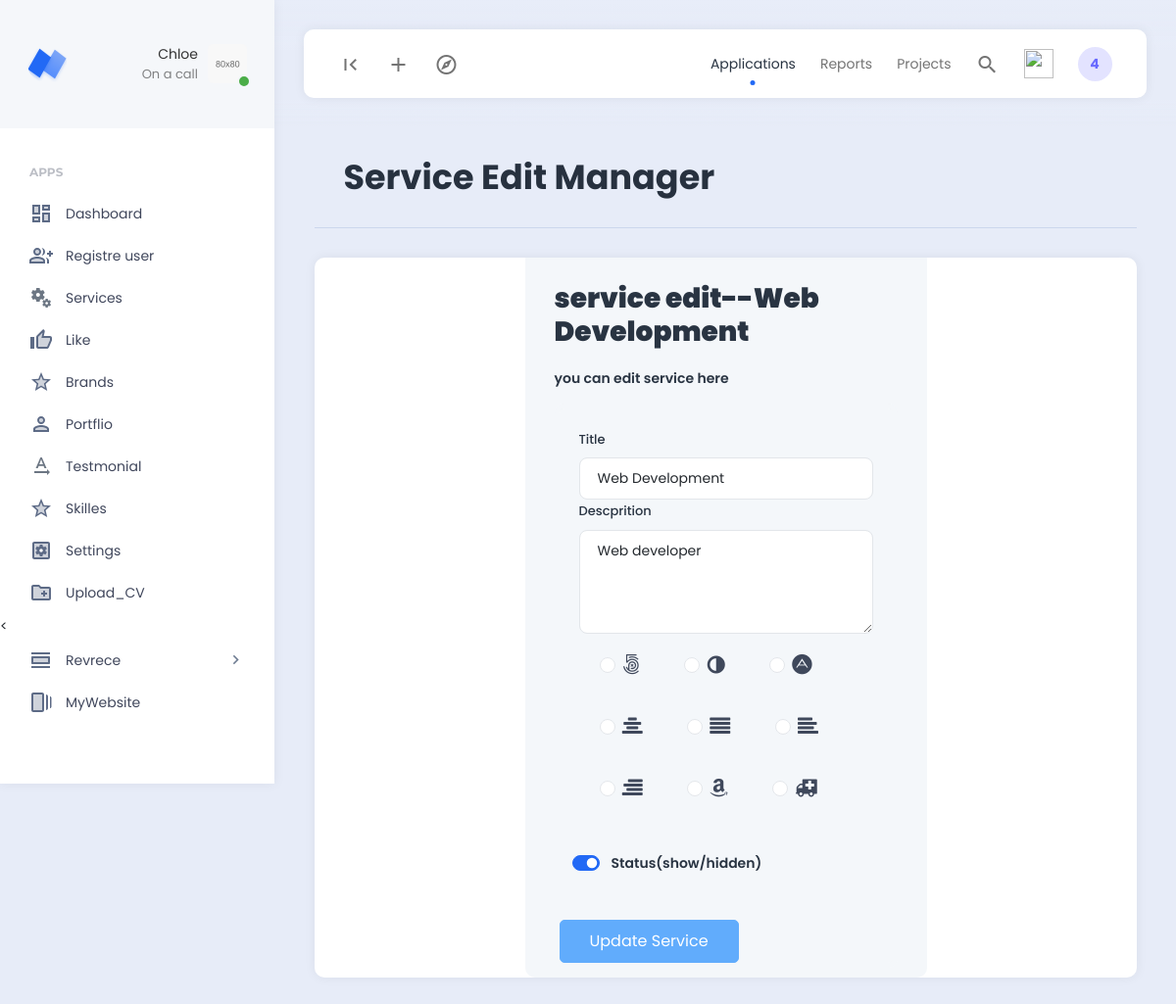
The page /Views/backend/service_edit.php?id=30 (signed in) on the database its author committed.
### tables this page shows
CREATE TABLE `Services` (
  `id` int(11) NOT NULL,
  `title` varchar(100) NOT NULL,
  `description` text NOT NULL,
  `logo` varchar(100) NOT NULL,
  `status` tinyint(1) NOT NULL
);

### Views/backend/service_edit.php (the view, shortened to what this page needs)
<?php
require_once('header.php');
require_once('../../db_controler.php');
$id = $_GET['id'];
?>
<div class="app-content">
    <div class="content-wrapper">
        <div class="container">
            <div class="row">
                <div class="col">
                    <div class="page-description">
                        <h1>Service Edit Manager</h1>
                    </div>
                </div>
            </div>
            <?php
            $select = "SELECT * FROM Services WHERE id=$id ";
            $query = mysqli_query($con,$select);
            $read = mysqli_fetch_array($query);
            ?>
            <div class="row">
                <div class="col-xl-12">
                    <div class="card widget widget-stats-large">
                        <div class="row">
                            <div class="col-md-6 m-auto">
                                <div class="widget-stats-large-info-container">
                                    <div class="card-header ">
                                        <h3 class="card-title fs-2 fw-bolder">service edit--<?=$read['title'];?></h3>
                                        <p class="text m-t-md fs-6 fw-400">
                                            you can edit service here
                                        </p>
                                        <div class="example-container">
                                            <div class="example-content">
                                                <form action="service_update.php" method="post">
                                                    <label class="form-label">Title</label>
                                                    <input type="text" class="form-control" value="<?= $read['title']; ?>" name="title" placeholder="title">
                                                    <label class="form-label">Descprition</label>
                                                    <textarea class="form-control" name="desc" rows="4"><?= $read['description']; ?></textarea>
                                                    <div class="form-group m-1-md" style="height: 200px; overflow-y:scroll">
                                                        <?php require_once('fontawsome.php');
                                                        ?>
                                                        <?php foreach ($icone as $icon) : ?>
                                                            <span class="badge text-dark p-4">
                                                                <input class="form-check-input" type="radio" name="logo" value="<?= $icon ?>" id="flexRadioDefault1_<?= $icon ?>" value="fa <?= $logo ?>">
                                                                <label class="form-check-label" for="flexRadioDefault1_<?= $icon ?>">
                                                                    <i class="fa-2x fa <?= $icon ?>"></i>
                                                            </span>
                                                        <?php endforeach; ?>
                                                    </div>
                                                    <br>
                                                    <div class="form-check form-switch">
                                                        <input class="form-check-input" type="checkbox" role="switch" value="1" name="status" id="flexSwitchCheckDefault" <?=$read['status'] ? 'checked': ''?>/>
                                                        <label class="form-check-label" for="flexSwitchCheckDefault">Status(show/hidden)</label>
                                                    </div>
                                            </div>
                                            <button type="submit" class="btn btn-info btn-lg mt-4" name="btn">Update Service</button>
                                        </div>
                                    </div>
                                </div>
                            </div>
                        </div>
                    </div>
                </div>
            </div>
        </div>
    </div>
</div>
</div>
<?php require_once('footer.php'); ?>

### rows shown on the page
services: title "Web Development", desc "Web developer", status "☑"
